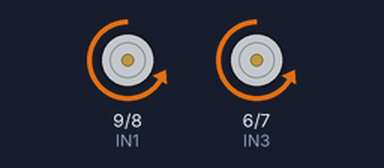
The sketch below on a simulated Arduino Uno, built with avr-gcc and run on an emulated ATmega328P. Shown: motor-driver pin pairs drawn as motors (green arrow = first pin HIGH = forward, orange = second pin HIGH = backward, longer = more drive, scaled by the enable pin).

Above: at 1.5 s.
At 7.5 s:
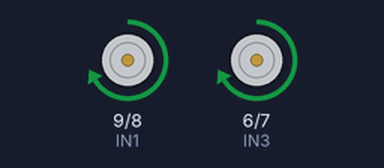
At 14.0 s:
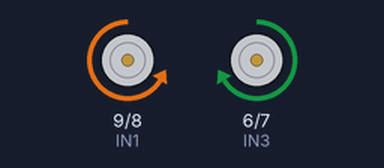
At 32.5 s:
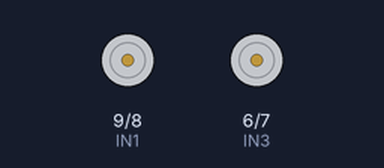
Timing chart, 0 to 36.4 s (numbered marks = the images above):
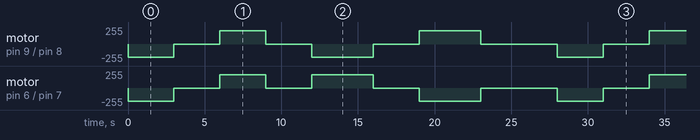

The sketch:

02_Movimientos_Controlados_Motores_PWM.ino
```cpp
const int ENA = 10;
const int IN1 = 9;
const int IN2 = 8;

const int IN4 = 7;
const int IN3 = 6;
const int ENB = 5;

void setup() {
  pinMode(IN1, OUTPUT); pinMode(IN2, OUTPUT);
  pinMode(IN3, OUTPUT); pinMode(IN4, OUTPUT);
  pinMode(ENA, OUTPUT); pinMode(ENB, OUTPUT);
}

void avanzar(int tiempo, int velocidad) {
  digitalWrite(IN1, LOW); digitalWrite(IN2, HIGH);
  digitalWrite(IN3, LOW); digitalWrite(IN4, HIGH);
  analogWrite(ENA, velocidad);
  analogWrite(ENB, velocidad);
  delay(tiempo);
}

void retroceder(int tiempo, int velocidad) {
  digitalWrite(IN1, HIGH); digitalWrite(IN2, LOW);
  digitalWrite(IN3, HIGH); digitalWrite(IN4, LOW);
  analogWrite(ENA, velocidad);
  analogWrite(ENB, velocidad);
  delay(tiempo);
}

void girarDerecha(int tiempo, int velocidad) {
  digitalWrite(IN1, LOW); digitalWrite(IN2, HIGH);
  digitalWrite(IN3, HIGH); digitalWrite(IN4, LOW);
  analogWrite(ENA, velocidad);
  analogWrite(ENB, velocidad);
  delay(tiempo);
}

void girarIzquierda(int tiempo, int velocidad) {
  digitalWrite(IN1, HIGH); digitalWrite(IN2, LOW);
  digitalWrite(IN3, LOW); digitalWrite(IN4, HIGH);
  analogWrite(ENA, velocidad);
  analogWrite(ENB, velocidad);
  delay(tiempo);
}

void detenerse(int tiempo) {
  digitalWrite(IN1, LOW); digitalWrite(IN2, LOW);
  digitalWrite(IN3, LOW); digitalWrite(IN4, LOW);
  analogWrite(ENA, 0);
  analogWrite(ENB, 0);
  delay(tiempo);
}

void loop() {
  avanzar(3000, 200);
  detenerse(3000);
  retroceder(3000, 200);
  detenerse(3000);
  girarDerecha(4000, 200);
  detenerse(3000);
  girarIzquierda(4000, 200);
  detenerse(5000);
}
```

Measured:
- by itself, motor on pin 9 (IN1) / pin 8 (IN2): repeats every 28.0 s: stopped 3.0 s, forward 200/255 3.0 s, stopped 3.0 s, backward 200/255 4.0 s, stopped 3.0 s, forward 200/255 4.0 s, stopped 5.0 s, backward 200/255 3.0 s
- by itself, motor on pin 6 (IN3) / pin 7 (IN4): repeats every 28.0 s: stopped 3.0 s, forward 200/255 3.0 s, stopped 3.0 s, forward 200/255 4.0 s, stopped 3.0 s, backward 200/255 4.0 s, stopped 5.0 s, backward 200/255 3.0 s
